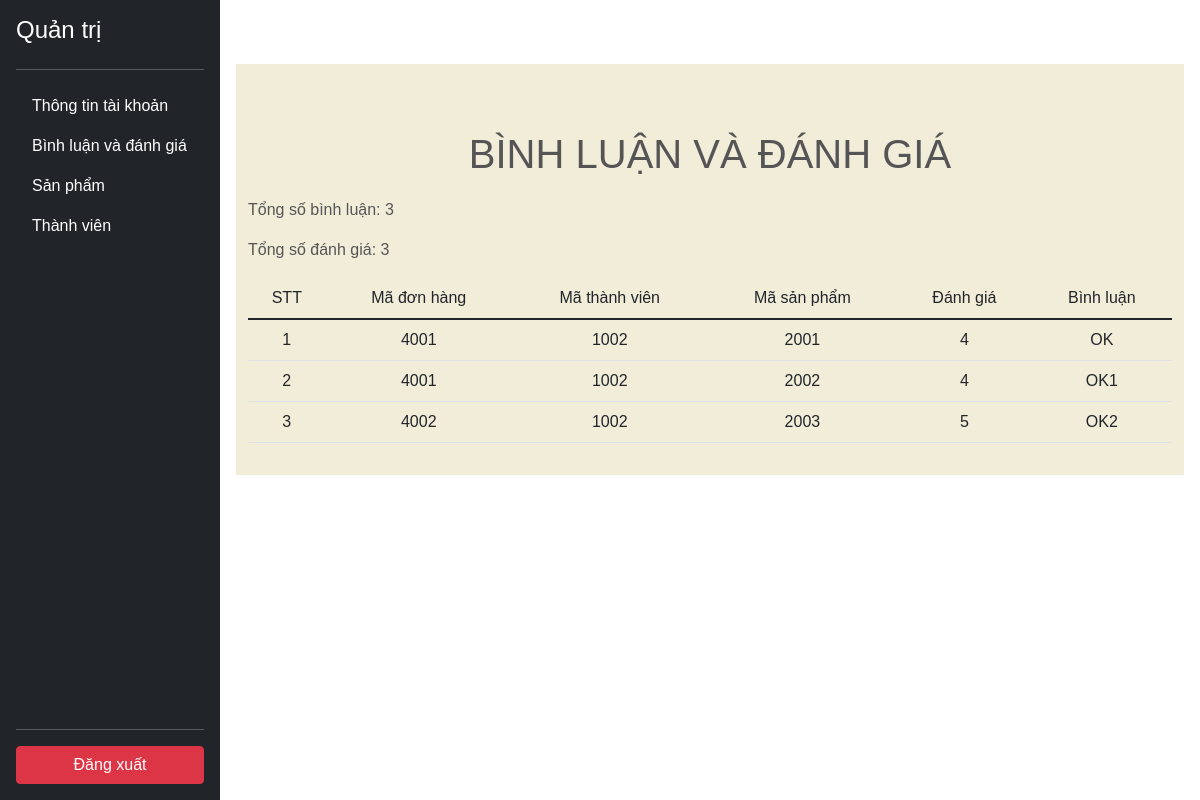
Screenshot of /app/controllers/managementController.php?action=manageComments (signed in) with the database file from the repository.
### tables this page shows
CREATE TABLE `order_details` (
  `id` int(11) NOT NULL,
  `orderId` int(11) NOT NULL,
  `userId` int(11) DEFAULT NULL,
  `productId` int(11) NOT NULL,
  `productQty` int(11) NOT NULL,
  `rate` int(11) NOT NULL,
  `comment` varchar(1000) NOT NULL
);

### app/DB.php (called while the page is built, shortened)
<?php
class DB{
    private static $instance = null;
    protected $servername = "localhost";
    protected $username = "root";
    protected $password = "";
    function __construct(){
        $this->con = mysqli_connect($this->servername, $this->username, $this->password);
    }
    public static function getInstance()
    {
      if(!self::$instance)
      {
        self::$instance = new DB();
      }
      return self::$instance;
    }
}
?>

### app/models/rateCommentModel.php (called while the page is built, shortened)
<?php
	include_once "../DB.php";
	class rateCommentModel
	{
		public function getAll()
		{
			$db = DB::getInstance();
	        $sql1 ="SELECT * FROM order_details";
	        $result1 = mysqli_query($db->con, $sql1);
	        $list = $result1->fetch_all(MYSQLI_ASSOC);
	        return $list;
		}
		public function getSumRate()
		{
			$db = DB::getInstance();
	        $sql = "SELECT * FROM order_details WHERE rate!=0";
	        $result = mysqli_query($db->con, $sql);
	        $list = $result->fetch_all(MYSQLI_ASSOC);
	        if($list!=NULL){
	        	return count($list);
	        }
	        return 0;
		}
		public function getSumComment()
		{
			$db = DB::getInstance();
	        $sql = "SELECT * FROM order_details WHERE comment!=''";
	        $result = mysqli_query($db->con, $sql);
	        $list = $result->fetch_all(MYSQLI_ASSOC);
	        if($list!=NULL){
	        	return count($list);
	        }
	        return 0;
		}
	}
?>

### app/views/management/rateComManagement.php (the view, shortened to what this page needs)
<?php
    require_once('../views/inc/head.php');
 ?>
<link type="text/css" rel="stylesheet" href= "../../css/profile.css">
</head>
<body>
<?php require_once '../views/inc/sidebar.php'; ?>
<main style="margin-left: 220px" class="p-3">
	<div class="container-fluid my-5 bg-custom py-3">
	<h1>BÌNH LUẬN VÀ ĐÁNH GIÁ</h1>
<p>Tổng số bình luận: <?php echo $sumComment ?></p>
<p>Tổng số đánh giá: <?php echo $sumRate ?></p>
<?php
	if($sumComment==0 && $sumRate ==0){ ?>
		<div class="star-image text-center">
			<img src="../../image/star.jpg" alt="None-sao">
			<h4>
				Chưa có bình luận đánh giá
			</h4>
		</div>
	<?php }else{?>
		<div class="table-responsive-lg">
			<table class="table table-hover">
				<thead class="text-center align-middle">
				<tr>
					<td>STT</td>
					<td>Mã đơn hàng</td>
					<td>Mã thành viên</td>
					<td>Mã sản phẩm</td>
					<td>Đánh giá</td>
					<td>Bình luận</td>
				</tr>
				</thead>
				<tbody class="text-center align-middle">
					<?php
						$count=0;
						foreach ($list as $value) {
					?>
						<tr>
						<td><?php echo ++$count ?></td>
						<td><?php echo $value['orderId'] ?></td>
						<td><?php echo $value['userId'] ?></td>
						<td><?php echo $value['productId'] ?></td>
						<td><?php echo ($value['rate']==0)? 'Chưa đánh giá' : $value['rate'] ?></td>
						<td><?php echo ($value['comment']=='')? 'Chưa bình luận' : $value['comment'] ?></td>
						</tr>
					<?php
						}
					?>
				</tbody>
			</table>
		</div>
<?php
					}
?>
	</div>
</main>
</body>
</html>

### app/controllers/managementController.php
<?php
	require_once '../DB.php';
	if(isset($_REQUEST['action']) && !empty($_REQUEST['action'])){
		if($_REQUEST['action'] == 'manageMembers'){
			include_once "../models/memberModel.php";
			$member = new memberModel();
			$result = $member->getListMember();
			$membersList= $result->fetch_all(MYSQLI_ASSOC);
			require_once "../views/management/membersManagement.php";
		}else if ($_REQUEST['action'] == 'manageComments'){
			include_once '../models/rateCommentModel.php';
			$manage = new rateCommentModel();
			$sumRate= $manage->getSumRate();
			$sumComment =$manage->getSumComment();
			$list = $manage->getAll();
			require_once '../views/management/rateComManagement.php';
		}else if ($_REQUEST['action'] == 'manageCustomerContacted'){
		}else if ($_REQUEST['action'] == 'manageExceptionInfors'){
		}else if ($_REQUEST['action'] == 'manageProducts'){
			require_once "../models/productModel.php";
			$product = new productModel();
			$result = $product->getAll();
			$productsList= $result->fetch_all(MYSQLI_ASSOC);
			require_once "../views/management/ProductsManagement.php";
		}
	}
?>

### app/views/inc/head.php (shortened to what this page needs)
<!DOCTYPE html>
<html lang="en">
<head>
    <link href="https://cdn.jsdelivr.net/npm/bootstrap@5.1.3/dist/css/bootstrap.min.css" rel="stylesheet">
    <link rel="stylesheet" href="https://cdnjs.cloudflare.com/ajax/libs/font-awesome/6.1.1/css/all.min.css">
    <link type="text/css" rel="stylesheet" href= "../../css/common.css">
    <link type="text/css" rel="stylesheet" href= "../../css/login.css">
    <link type="text/css" rel="stylesheet" href= "../../css/footer.css">
    <link type="text/css" rel="stylesheet" href= "../../css/nav.css">
    <link type="text/css" rel="stylesheet" href= "../../css/pro_cart.css">

### app/views/inc/sidebar.php
<div class="d-flex flex-column p-3 text-white bg-dark" style="width: 220px; position: fixed; height:100%; top:0; left: 0;">
	<h4>Quản trị</h4>
    <hr>
    <ul class="nav nav-pills flex-column mb-auto">
      <li class="nav-item">
        <a href="../views/management.php?user_id=<?=$_SESSION['admin_id']?>" class="nav-link text-white" aria-current="page">
          Thông tin tài khoản
        </a>
      </li>
      <li class="nav-item">
        <a href="../controllers/managementController.php?action=manageComments" class="nav-link text-white">
          Bình luận và đánh giá
        </a>
      </li>
      <li class="nav-item">
        <a href="../controllers/managementController.php?action=manageProducts" class="nav-link text-white">
          Sản phẩm
        </a>
      </li>
      <li class="nav-item">
        <a href="../controllers/managementController.php?action=manageMembers" class="nav-link text-white">
          Thành viên
        </a>
      </li>
    </ul>
    <hr>
    <a href="../views/logout.php" class="btn btn-danger">Đăng xuất</a>
  </div>

### css/common.css (style rules this page uses)
body { background: url('https://upload.wikimedia.org/wikipedia/commons/a/a5/Tsunami_by_hokusai_19th_century.jpg') no-repeat center center fixed; -moz-background-size: cover; background-size: cover; -o-background-size: cover; }
ul { list-style-type: none; margin: 0; padding: 0; }
li a { text-decoration: none; }
.bg-custom { --bs-bg-opacity: 1; background-color: #f2edd9; }

### css/pro_cart.css (style rules this page uses)
body { font-family: sans-serif; color: #555; }
h1 { margin-top: 50px; margin-bottom: 20px; text-align: center; }

### app/views/management/rateComManagement.php (style rules this page uses)
a { text-decoration : none; }

### rows the page displays
order_details: orderId "4001", userId "1002", productId "2001", rate "4", comment "OK"
order_details: orderId "4001", userId "1002", productId "2002", rate "4", comment "OK1"
order_details: orderId "4002", userId "1002", productId "2003", rate "5", comment "OK2"

### other values shown
$sumComment "3"
$sumRate "3"
